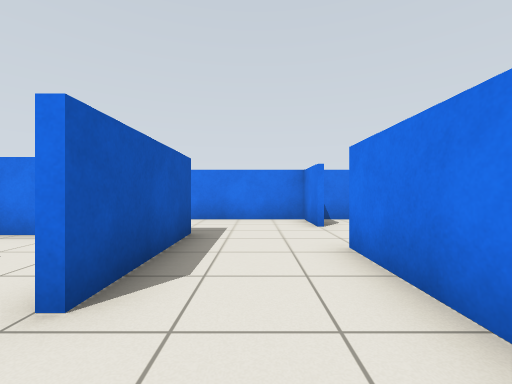
view 1 (above)

16 first-person views from a walk through a world built for the Gazebo simulator. The camera is 0.82 m above the floor, looks level and sees 90° across. The floor is counted in squares, 1 m on a side. Each view is taken from the middle of a square. On the plan, view 1 faces up. The plan holds only what a view shows up to about 10 squares ahead; the rest is blank.

view 2
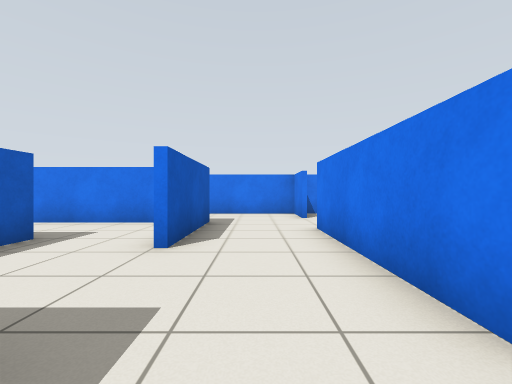

view 3
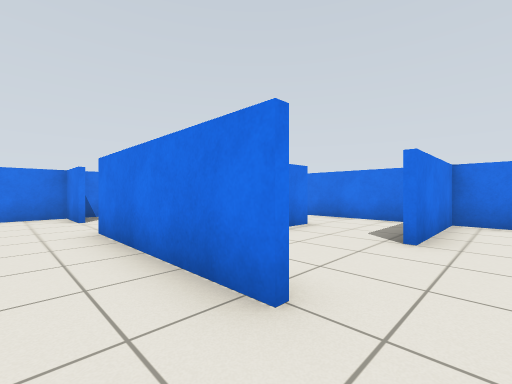

view 4
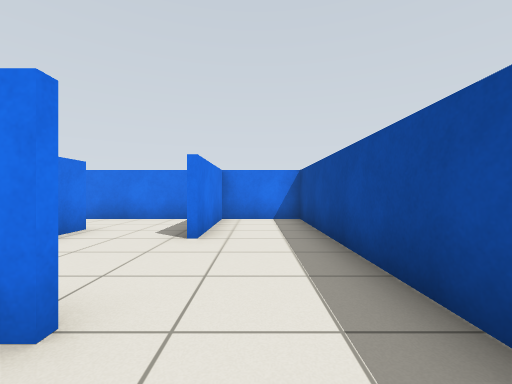

view 5
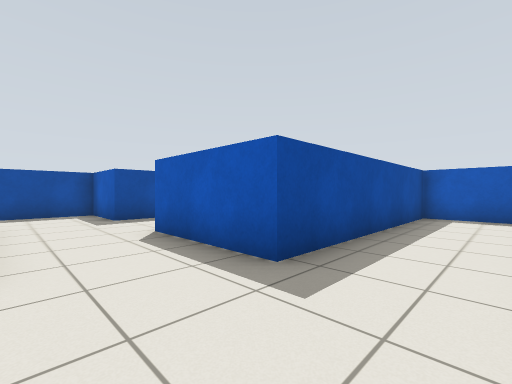

view 6
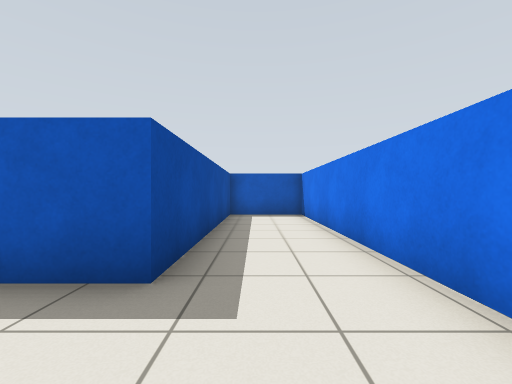

view 7
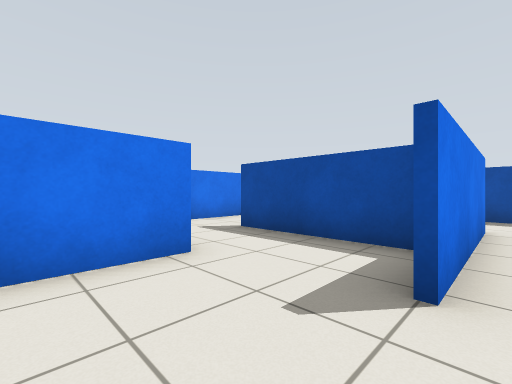

view 8
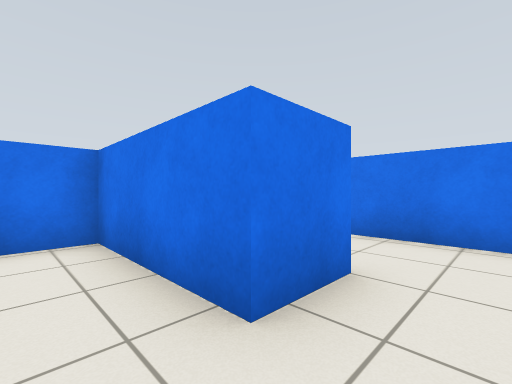

view 9
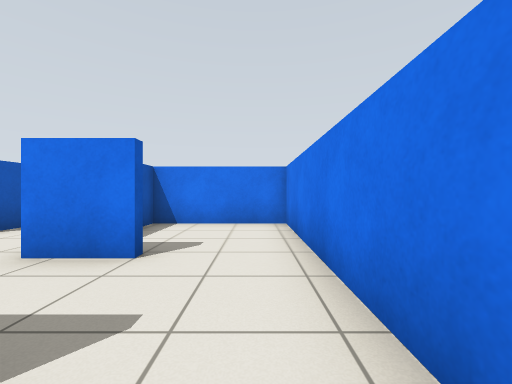

view 10
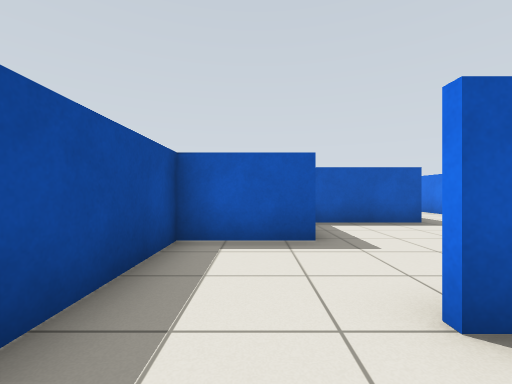

view 11
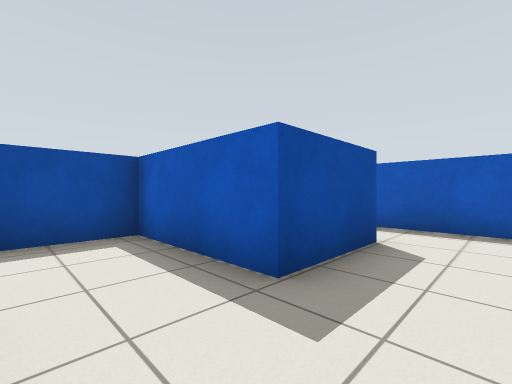

view 12
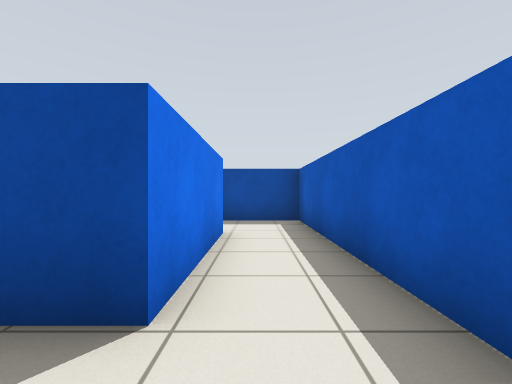

view 13
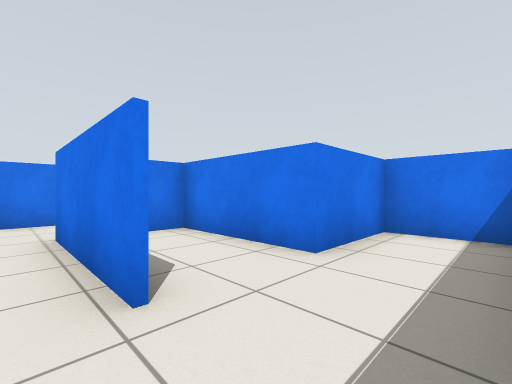

view 14
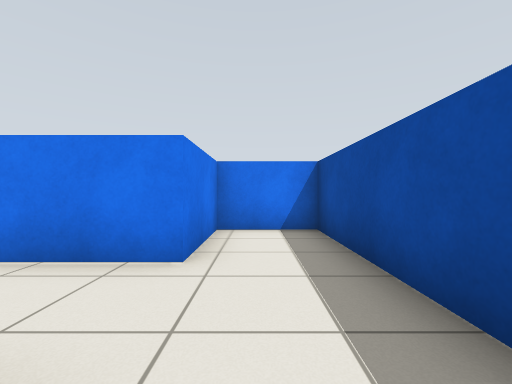

view 15
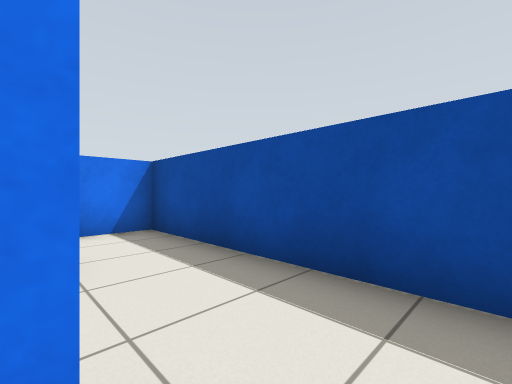

view 16
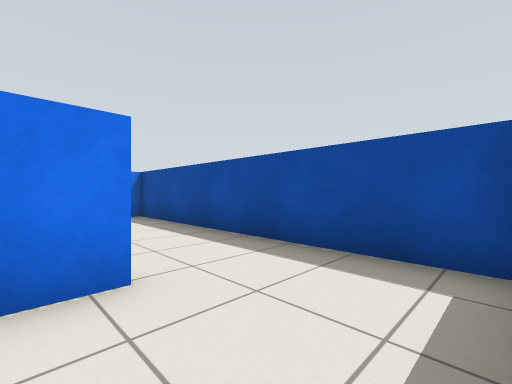

### Floor plan
Key: @ floor where view 1 was taken; # wall or solid block; . floor.
Columns run from 8 left of view 1 to 8 right of it. Each row starts with its distance up from view 1.
  8 #################
  7 #.........#.#...#
  6 #...........#...#
  5 ########....#...#
  4 #......#..#.##..#
  3 #......#..#.....#
  2 #.###..#..####..#
  1 #.#.#.....#.....#
  0 #.#.#...@.#.....#
 -1 #.#.####..#..####
 -2 #......#........#
 -3 #......#........#
 -4 #################

Where each view was taken, in squares from view 1:
view 1: 0 up, 0 right, facing up
view 2: 2 down, 0 right, facing up
view 3: 2 down, 0 right, facing up-right
view 4: 2 down, 0 right, facing right
view 5: 7 up, 1 right, facing down-left
view 6: 6 up, 1 right, facing left
view 7: 6 up, 1 right, facing down-right
view 8: 3 up, 3 right, facing up-right
view 9: 1 up, 7 right, facing up
view 10: 2 down, 3 right, facing left
view 11: 4 up, 2 left, facing down-left
view 12: 4 up, 7 left, facing down
view 13: 3 down, 7 left, facing up-right
view 14: 2 down, 7 left, facing right
view 15: 1 down, 7 left, facing down-right
view 16: 0 up, 1 left, facing down-right
